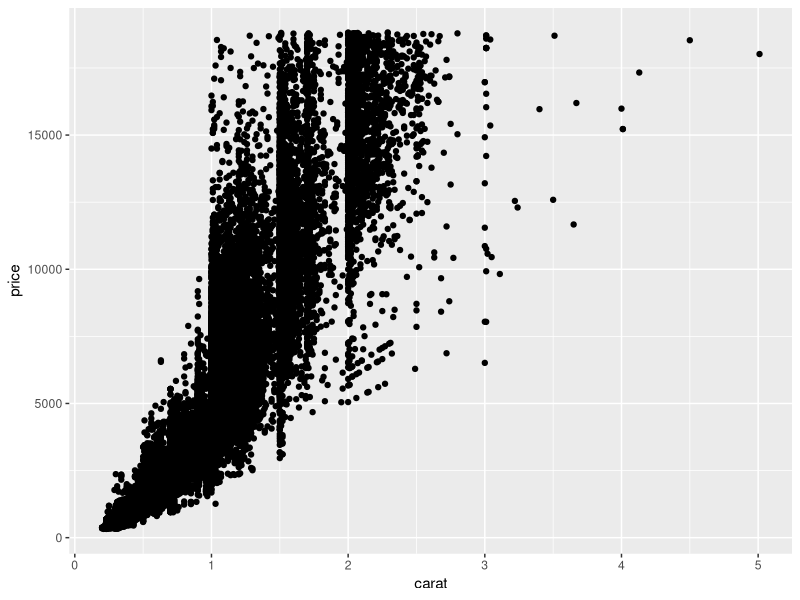
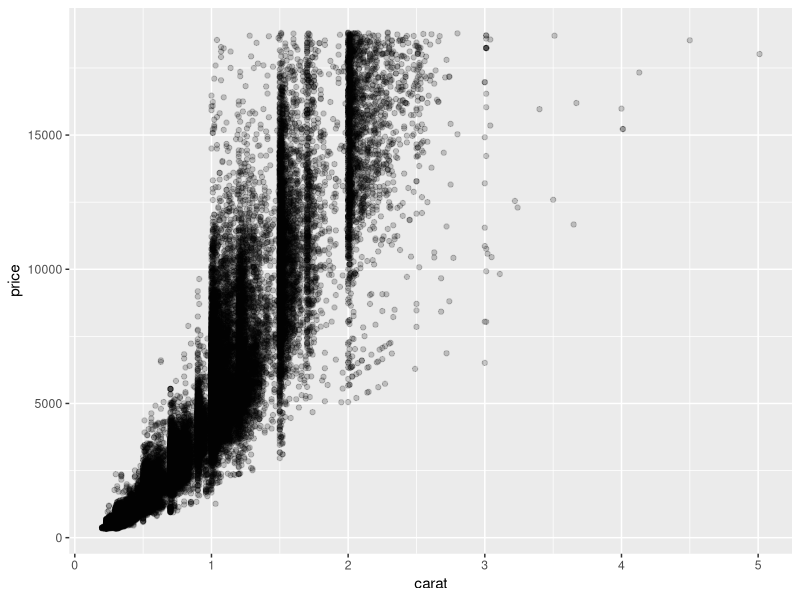
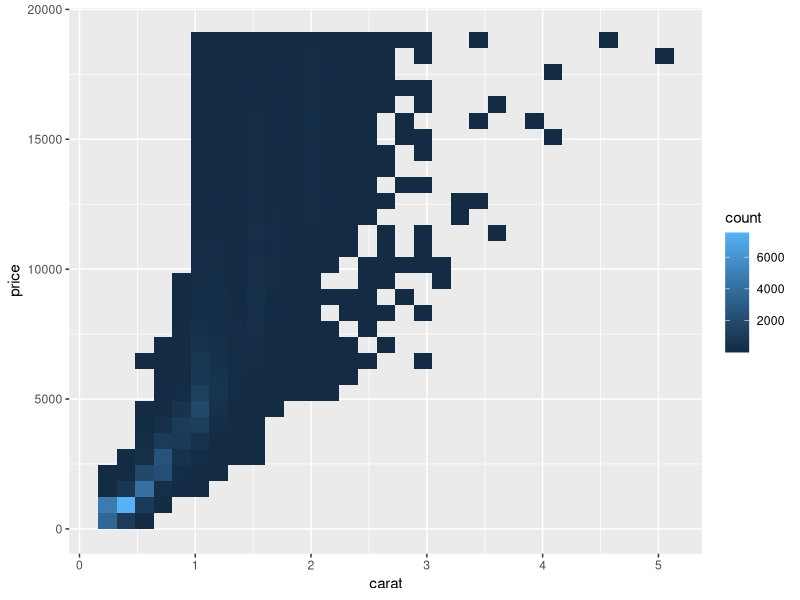
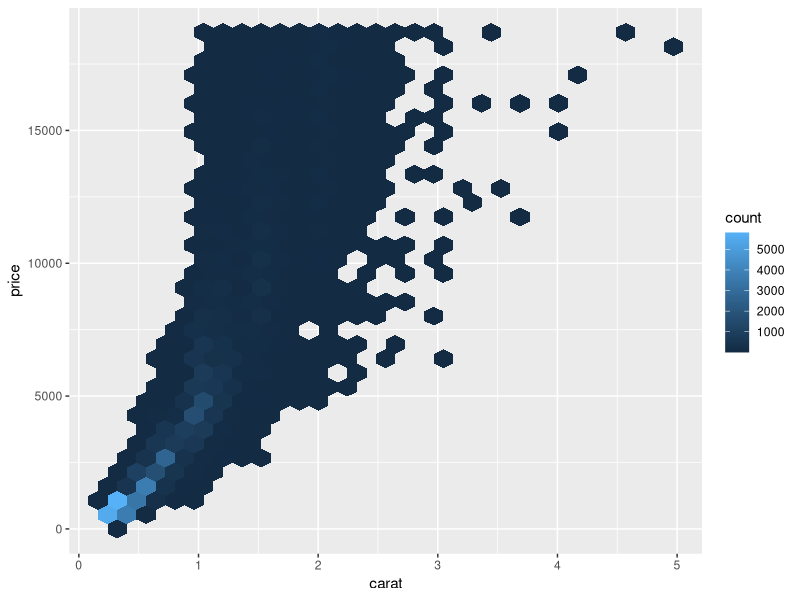
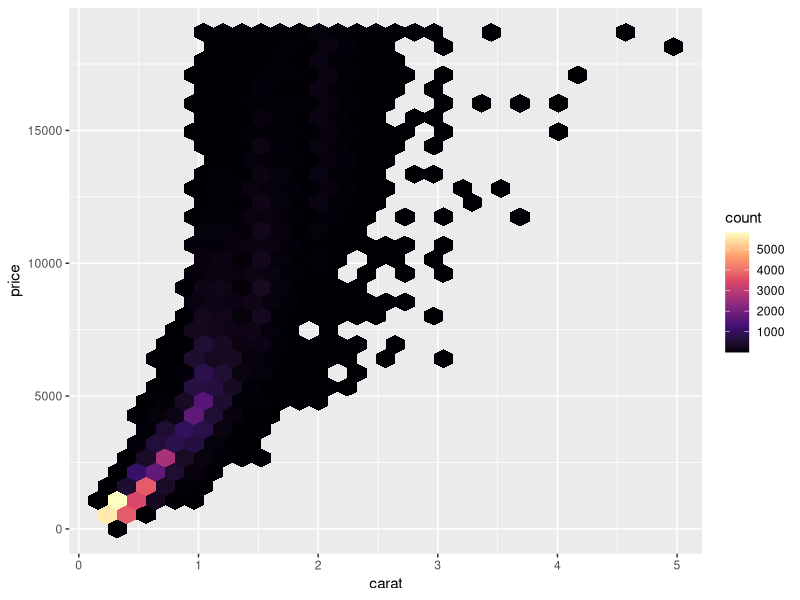
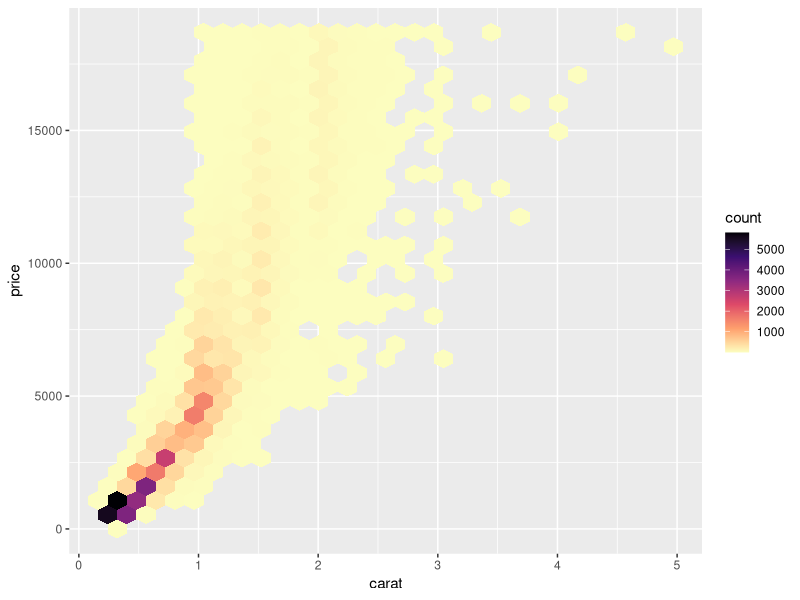
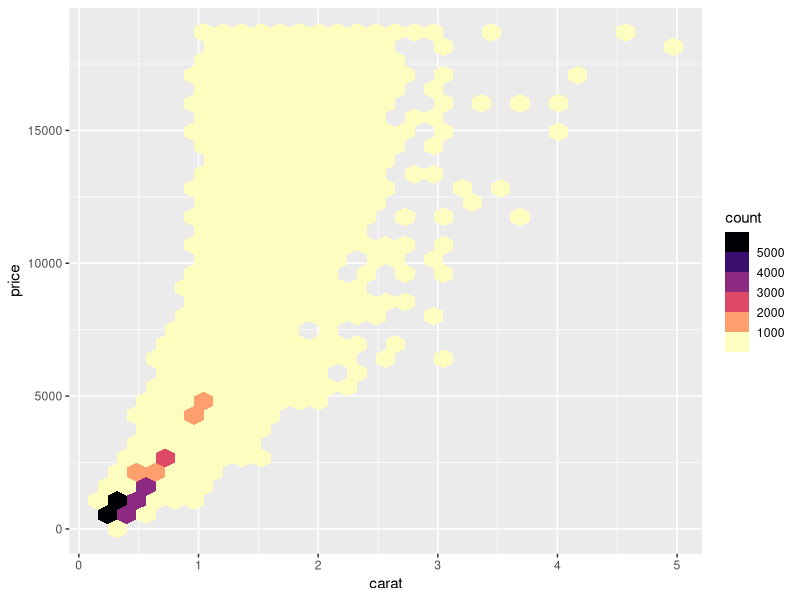
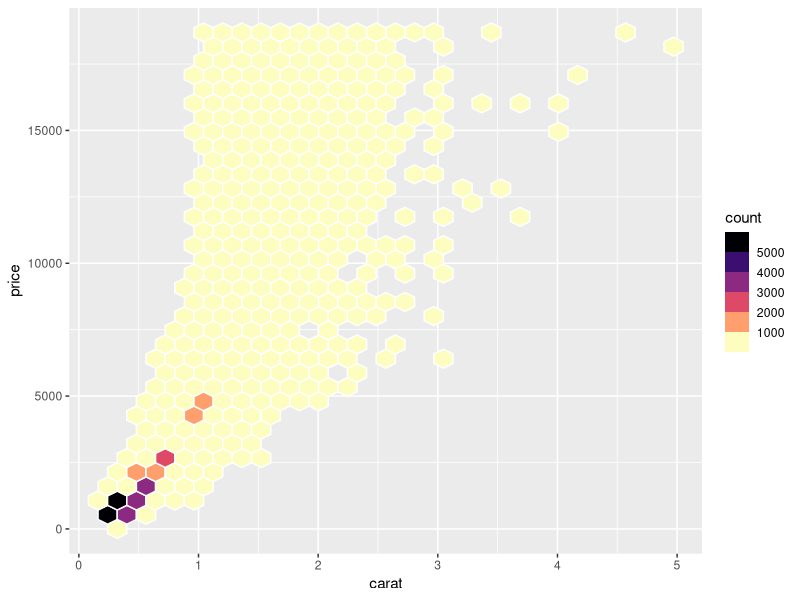

These figures' R source, in order: (Note: this script raises an error after producing the figures.)
## ---- chunk 1
knitr::opts_chunk$set(
  collapse = TRUE,
  comment = "#>",
  warning = FALSE,
  message = FALSE
)
## ---- chunk 2
library(ggplot2)
## ---- chunk 3
ggplot(diamonds, aes(x = carat, y = price)) +
  geom_point()

ggplot(diamonds, aes(x = carat, y = price)) +
  geom_point(alpha = .2)

ggplot(diamonds, aes(x = carat, y = price)) +
  geom_bin2d()

ggplot(diamonds, aes(x = carat, y = price)) +
  geom_hex()

ggplot(diamonds, aes(x = carat, y = price)) +
  geom_hex() +
  scale_fill_viridis_c(option = "magma")

ggplot(diamonds, aes(x = carat, y = price)) +
  geom_hex() +
  scale_fill_viridis_c(option = "magma", direction = -1)

ggplot(diamonds, aes(x = carat, y = price)) +
  geom_hex() +
  scale_fill_viridis_b(option = "magma", direction = -1)

ggplot(diamonds, aes(x = carat, y = price)) +
  geom_hex(color = "white") +
  scale_fill_viridis_b(option = "magma", direction = -1)

ggplot(diamonds, aes(x = carat, y = price)) +
  geom_hex(color = "white") +
  scale_fill_viridis_b(option = "magma", direction = -1) +
  theme_minimal()

ggplot(diamonds, aes(x = carat, y = price)) +
  geom_hex(color = "white") +
  scale_fill_viridis_b(option = "magma", direction = -1) +
  theme_minimal() +
  theme(panel.grid.minor = element_blank())

ggplot(diamonds, aes(x = carat, y = price)) +
  geom_hex(color = "white") +
  coord_cartesian(clip = "off") +
  scale_y_continuous(labels = scales::dollar_format()) +
  scale_fill_viridis_b(option = "magma", direction = -1) +
  theme_minimal() +
  theme(panel.grid.minor = element_blank()) +
  labs(x = "Carat", y = NULL, fill = "Number of diamonds")

ggplot(diamonds, aes(x = carat, y = price)) +
  geom_hex(color = "white") +
  coord_cartesian(clip = "off") +
  scale_y_continuous(labels = scales::dollar_format()) +
  scale_fill_viridis_b(option = "magma", direction = -1) +
  theme_minimal() +
  theme(
    panel.grid.minor = element_blank(),
    legend.position = "top"
  ) +
  labs(x = "Carat", y = NULL, fill = "Number of diamonds")

g <- 
  ggplot(diamonds, aes(x = carat, y = price)) +
  geom_hex(color = "white") +
  coord_cartesian(clip = "off") +
  scale_y_continuous(labels = scales::dollar_format()) +
  scale_fill_viridis_b(
    option = "magma", direction = -1,
    guide = guide_colorsteps(
      title.position = "top", show.limits = TRUE, 
      barwidth = unit(16, "lines"), barheight = unit(.8, "lines")
    )
  ) +
  theme_minimal() +
  theme(
    panel.grid.minor = element_blank(),
    legend.position = "top"
  ) +
  labs(x = "Carat", y = NULL, fill = "Number of diamonds")

g
## ---- chunk 4
g
## ---- chunk 5

## ---- chunk 6

## ---- chunk 7

## ---- chunk 8

## ---- chunk 9
gg_playback(
  name = file.path(tempdir(), "recording", "diamonds.gif"),
  first_image_duration = 4,
  last_image_duration = 12,
  frame_duration = .5,
  image_resize = 900,
  width = 800,
  height = 800
)
